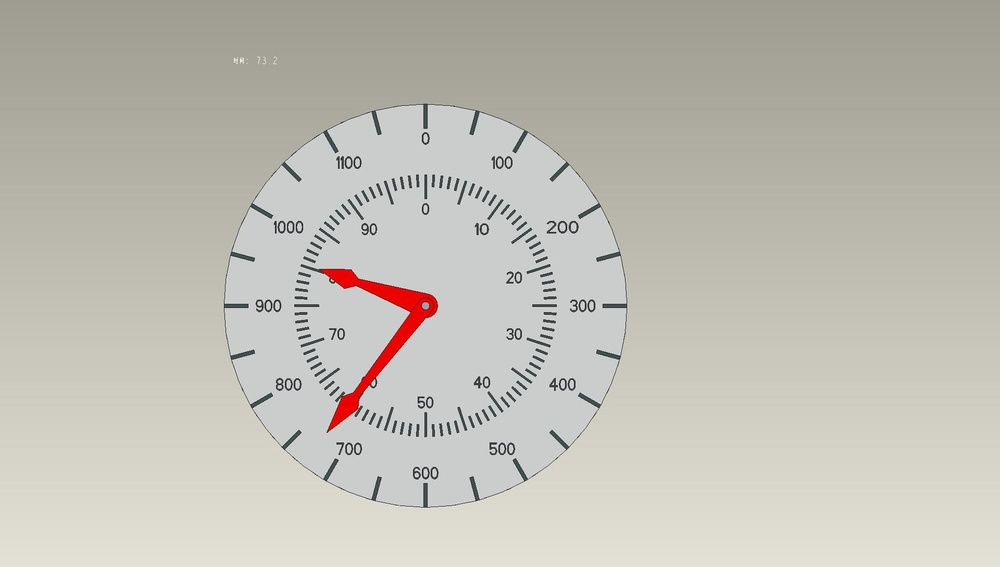
#> input picture datasets/1_0732.jpg, 1000 x 567 px, shrunk from 1920 x 1088 before the run, found by its file name
$ python binary_img.py
#> lines starting #> are read from the running program, lines starting #| are printed output that depends on the picture; after the words box and inside, x2 and y2 are one past the last pixel; in counts of white or black regions, pixels touching at a corner belong together
#> further down, src is the input picture: shape (567, 1000, 3); mean B, G, R 180.1, 189.6, 192
# -*- coding: utf-8 -*-
# @Time    : 2019/12/21 下午2:55
# @Author  : luolu
# @Email   : argluolu@gmail.com
# @File    : binary_img.py
# @Software: PyCharm

import cv2 as cv
import numpy as np


# 全局阈值
def threshold_demo(image):
    gray = cv.cvtColor(image, cv.COLOR_RGB2GRAY)  # 把输入图像灰度化
    # 直接阈值化是对输入的单通道矩阵逐像素进行阈值分割。
    ret, binary = cv.threshold(gray, 125, 255, cv.THRESH_BINARY_INV)
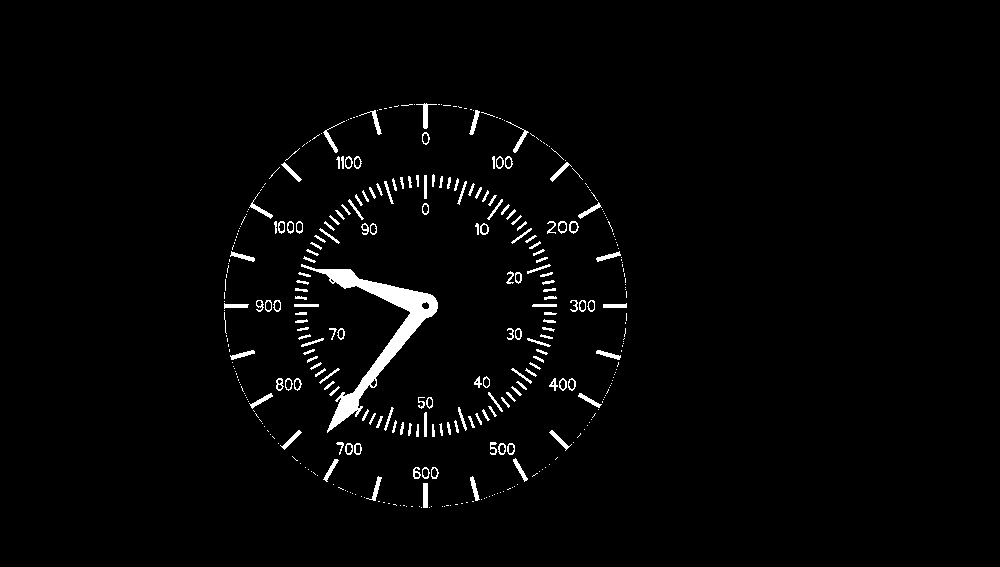
#> binary: shape (567, 1000); 2.2% white; 377 white regions (205 under 20 px), largest, box (x1, y1, x2, y2) and area: (301, 264, 438, 433) 3778, (416, 103, 437, 129) 141, (423, 483, 428, 508) 125
    print("threshold value %s" % ret)
    # cv.namedWindow("binary_all", cv.WINDOW_NORMAL)
    # cv.imshow("binary0", binary)
    cv.imwrite("/home/luolu/PycharmProjects/BONC Cloudiip/result/binary_all732.jpg", binary)


# 局部阈值
def local_threshold(image):
    gray = cv.cvtColor(image, cv.COLOR_RGB2GRAY)  # 把输入图像灰度化
    # 自适应阈值化能够根据图像不同区域亮度分布，改变阈值
    binary = cv.adaptiveThreshold(gray, 255, cv.ADAPTIVE_THRESH_GAUSSIAN_C, cv.THRESH_BINARY, 25, 10)
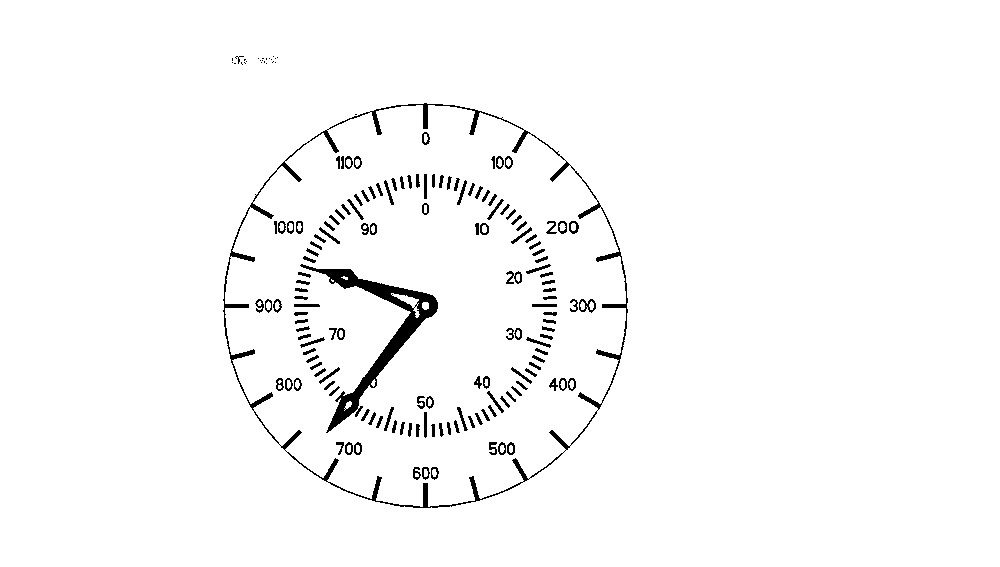
#> binary: shape (567, 1000); 97.4% white; 170 black regions (24 under 20 px), largest, box (x1, y1, x2, y2) and area: (223, 103, 628, 508) 4419, (300, 264, 438, 433) 3468, (579, 299, 596, 313) 108
    # cv.namedWindow("binary1", cv.WINDOW_NORMAL)
    # cv.imshow("binary1", binary)
    cv.imwrite("/home/luolu/PycharmProjects/BONC Cloudiip/result/binary_local732.jpg", binary)
    return binary


# 用户自己计算阈值
def custom_threshold(image):
    gray = cv.cvtColor(image, cv.COLOR_RGB2GRAY)  # 把输入图像灰度化
    h, w = gray.shape[:2]
    m = np.reshape(gray, [1, w * h])
    mean = m.sum() / (w * h)
    print("mean:", mean)
    ret, binary = cv.threshold(gray, mean, 255, cv.THRESH_BINARY)
    # cv.namedWindow("binary2", cv.WINDOW_NORMAL)
    # cv.imshow("binary2", binary)
    cv.imwrite("/home/luolu/PycharmProjects/BONC Cloudiip/result/binary_custom.jpg", binary)


src = cv.imread('/home/luolu/PycharmProjects/BONC Cloudiip/image/1_0732.jpg')
# cv.namedWindow('input_image', cv.WINDOW_NORMAL)  # 设置为WINDOW_NORMAL可以任意缩放
# cv.imshow('input_image', src)
threshold_demo(src)
bin_img = local_threshold(src)
print(bin_img.shape)
#| (567, 1000)
# custom_threshold(src)
